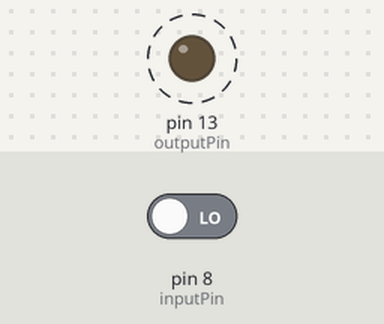
Bench run of a sketch on a simulated Arduino Uno, built with avr-gcc and run on an emulated ATmega328P. On the bench: output pins drawn as LEDs (lit = HIGH). Dashed ring = blinking. The inputs (shaded band) are chosen by the test bench; at power-on: pin 8 (inputPin) LOW.

Above: at 1.2 s.
1.3 s: pin 8 (inputPin) driven HIGH
At 2.3 s:
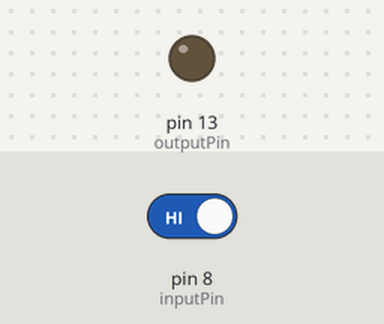
2.8 s: pin 8 (inputPin) driven LOW
At 3.06 s:
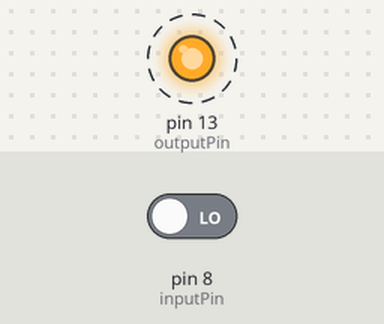
Timing chart, 0 to 11.8 s (numbered marks = the images above; inputs shaded):
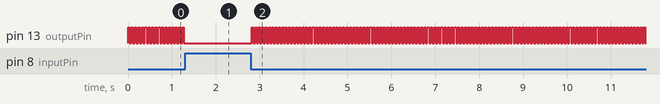

Measured:
- after the input at 1.3 s, pin 13 (outputPin): stops changing and stays LOW
- after the input at 2.8 s, pin 13 (outputPin): alternates HIGH for 0.03 s and LOW for 0.04 s, starting at once
- by itself, pin 13 (outputPin): alternates HIGH for 0.03 s and LOW for 0.04 s

The sketch:

main.ino
```cpp
const int outputPin = 13;
const int inputPin = 8;
const int shootPerSec = 13;
const int delatMillisAdd = 1000 / shootPerSec;
const int magOnTime = 35;

void setup(void)
{
  pinMode(outputPin, OUTPUT);
  pinMode(inputPin, INPUT);
}
long long timecnt = 0;
uint8_t readSta = 0;

long long enable_time = 0;
void loop(void)
{
  readSta <<= 1;
  if (digitalRead(inputPin))
  {
    readSta++;
  }

  if (readSta == 0)
  {
    if (timecnt < 0)
    {
      timecnt = millis() + delatMillisAdd;
      enable_time = millis() + magOnTime;
    }
    else
    {
      if (millis() > timecnt)
      {
        timecnt = millis() + delatMillisAdd;
        enable_time = millis() + magOnTime;
      }
    }
  }
  else
  {
    timecnt = -1;
  }

  if (millis() < enable_time)
  {
    digitalWrite(outputPin, HIGH);
  }
  else
  {
    digitalWrite(outputPin, LOW);
  }
}
```
